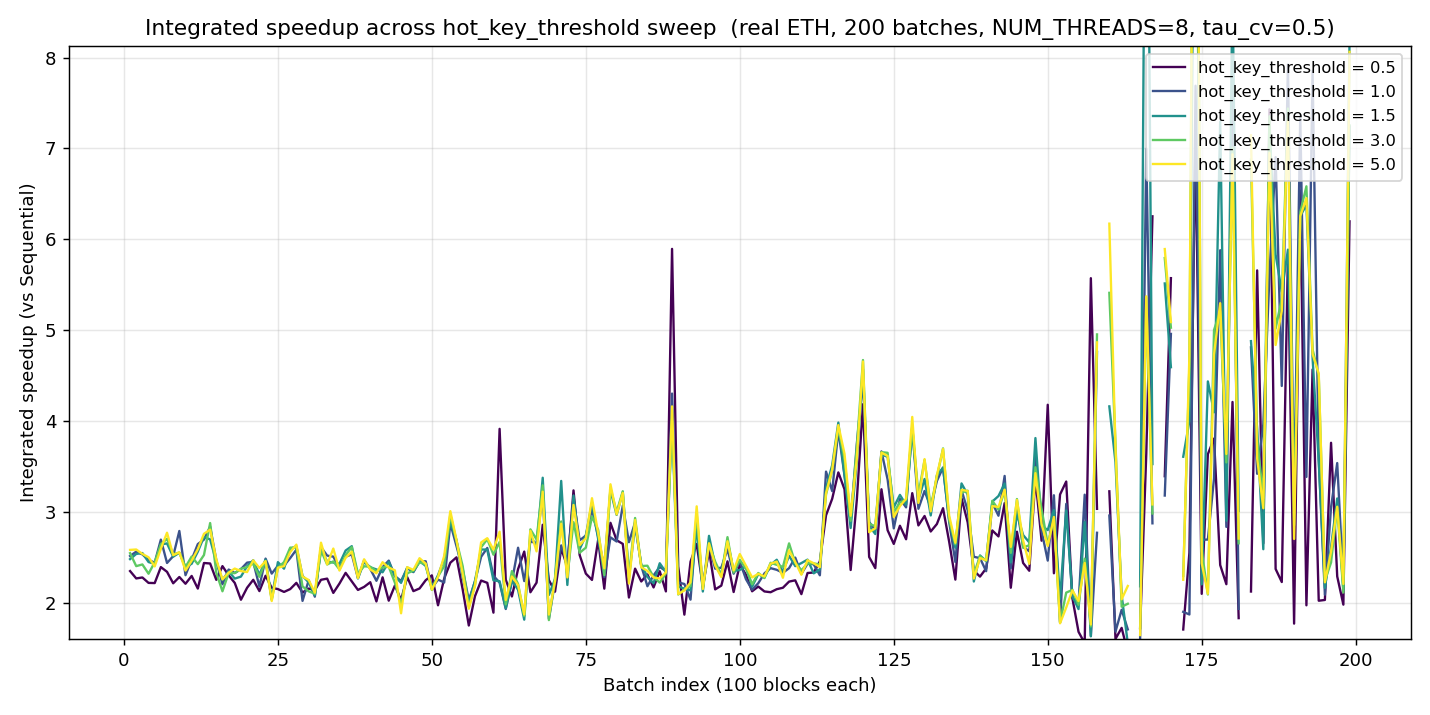

Reproduce this figure in Python.
"""hot_cv/threshold sweep at NUM_THREADS=8 over 200 batches (real ETH).
Integrated speedup = integrated_tput / seq_tput, one line per value.
Skipped chunk-2 batches (empty rows) become NaN and are dropped by the plot.
"""
from pathlib import Path
import numpy as np, pandas as pd, matplotlib.pyplot as plt

VALUES = [0.5, 1.0, 1.5, 3.0, 5.0]
SWEEP_DIR = Path("/home/ubuntu/congestion_control/pevm/experiments/hot_sweep_t8")
OUT = Path("/home/ubuntu/congestion_control/pevm/experiments/plot_hot_sweep_t8.png")
cmap = plt.get_cmap("viridis")
colors = [cmap(i/(len(VALUES)-1)) for i in range(len(VALUES))]

fig, ax = plt.subplots(figsize=(11, 5.5))
print("value  mean   median  min    max")
for v, color in zip(VALUES, colors):
    csv = SWEEP_DIR / f"batches_hot_{v}.csv"
    if not csv.exists(): print(f"  missing {csv}"); continue
    df = pd.read_csv(csv)
    sp = df["integrated_tput"] / df["seq_tput"]
    ax.plot(df["batch_idx"], sp, label=f"hot_key_threshold = {v}", color=color, linewidth=1.3)
    print(f"{v:>5}  {sp.mean():.3f}  {sp.median():.3f}  {sp.min():.2f}  {sp.max():.2f}")

ax.axhline(1.0, color="black", linewidth=0.7, alpha=0.5)
ax.set_xlabel("Batch index (100 blocks each)")
ax.set_ylabel("Integrated speedup (vs Sequential)")
ax.set_title("Integrated speedup across hot_key_threshold sweep  (real ETH, 200 batches, NUM_THREADS=8, tau_cv=0.5)")
ax.grid(alpha=0.3); ax.legend(loc="upper right", fontsize=9)
allv = np.concatenate([(pd.read_csv(SWEEP_DIR/f"batches_hot_{v}.csv")["integrated_tput"]/
        pd.read_csv(SWEEP_DIR/f"batches_hot_{v}.csv")["seq_tput"]).dropna().values
        for v in VALUES if (SWEEP_DIR/f"batches_hot_{v}.csv").exists()])
ax.set_ylim(max(0, np.percentile(allv,1)-0.1), np.percentile(allv,99)*1.05)
fig.tight_layout(); fig.savefig(OUT, dpi=130)
print(f"wrote {OUT}")
